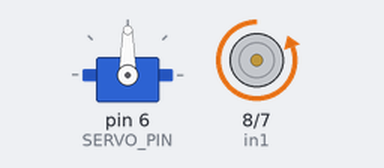
Bench run of a sketch on a simulated Arduino Uno, built with avr-gcc and run on an emulated ATmega328P. Shown: servo, motor-driver pin pairs drawn as motors (green arrow = first pin HIGH = forward, orange = second pin HIGH = backward, longer = more drive, scaled by the enable pin). At 26.8 s the program stops and its outputs stay as they are.

Above: at 0.1 s.
At 26.8 s:
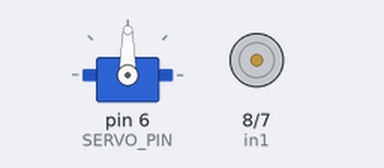
Timing chart, 0 to 28.3 s (numbered marks = the images above):
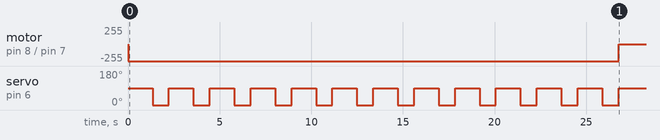

The sketch:

.regional.ino
```cpp
#include <Servo.h>

// Se establece el servomotor en el pin 6
#define SERVO_PIN 6

// ServoMotor
Servo servoMotor;

// Pines del puente H
const int enA = 9;
const int in1 = 8;
const int in2 = 7;

// Se define esta variable para controlar as distancias a las que va elcarrito, a velocidad maxima hace 1 rotación por cada 0.233 segundos
// Se calculo la velocidad lineal del robot para sacar este valor, puede variar dependiendo del peso
const int RotacionesPorTiempo = 223; // 0.223 segundos por rotación
int girosTotales = 0; // Contador de giros totales

void setup() {
  Serial.begin(9600);

  // Configurar pines del puente H
    // Pin del puente H que controla la velocidad con el pin 9 del arduino
  pinMode(enA, OUTPUT);
    // Pines de entrada del puente H dependiendo de como se configuren los pines de salida del arduino, puede controlarse el sentido, si va adelante o reversa.
  pinMode(in1, OUTPUT);
  pinMode(in2, OUTPUT);

  // Habilitar motor
  servoMotor.attach(SERVO_PIN);
}

// Este modulo es el que controla las rotaciones, la ecuación convierte la variable Rotaciones por tiempo en tiempo por rotacion multiplicando la rotaciones puestas en la variable int
void moveForward(int rotaciones) {
  // Ecuacion para rotaciones
  int tiempoDeRotacion = rotaciones * RotacionesPorTiempo;

  digitalWrite(in1, LOW);
  digitalWrite(in2, HIGH);
  analogWrite(enA, 255);

  delay(tiempoDeRotacion);
}

void loop() {
  if (girosTotales < 12) { // Verifica si se han hecho menos de 12 giros
    servoMotor.write(90); // Mover hacia adelante
    moveForward(6.5); // Moverse hacia adelante 6.5 rotaciones
    servoMotor.write(0); // Girar 90 grados
    delay(RotacionesPorTiempo * 4); // Ajustar el tiempo para un giro de 90 grados
    servoMotor.write(90); // Volver a la posición de avance

    girosTotales++; // Incrementar el contador de giros
  } else {
    digitalWrite(enA, LOW); // Detener el motor
    digitalWrite(in1, LOW);
    digitalWrite(in2, LOW);
    // El robot se detendrá y no hará más giros
    while (true) {} // Bucle infinito para detener el programa
  }
}
```

Measured:
- by itself, motor on pin 8 (in1) / pin 7 (in2): stopped → backward 255/255 at 0.00 s, → stopped 26.8 s later
- by itself, servo on pin 6 (SERVO_PIN): alternates 90° for 1.3 s and 0° for 0.89 s
